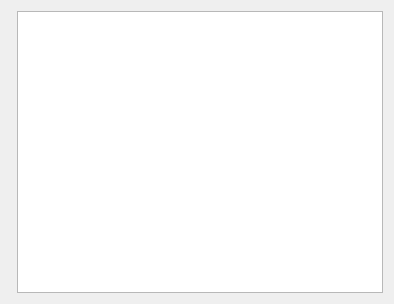
<?xml version="1.0" encoding="UTF-8"?>
<ui version="4.0">
 <class>SongScreenDlg</class>
 <widget class="QDialog" name="SongScreenDlg">
  <property name="geometry">
   <rect>
    <x>0</x>
    <y>0</y>
    <width>394</width>
    <height>304</height>
   </rect>
  </property>
  <property name="windowTitle">
   <string>Dialog</string>
  </property>
  <layout class="QGridLayout" name="gridLayout">
   <item row="0" column="0">
    <layout class="QFormLayout" name="formLayout">
     <item row="0" column="1">
      <widget class="QTextBrowser" name="textBrowser"/>
     </item>
    </layout>
   </item>
  </layout>
 </widget>
 <resources/>
 <connections/>
</ui>
